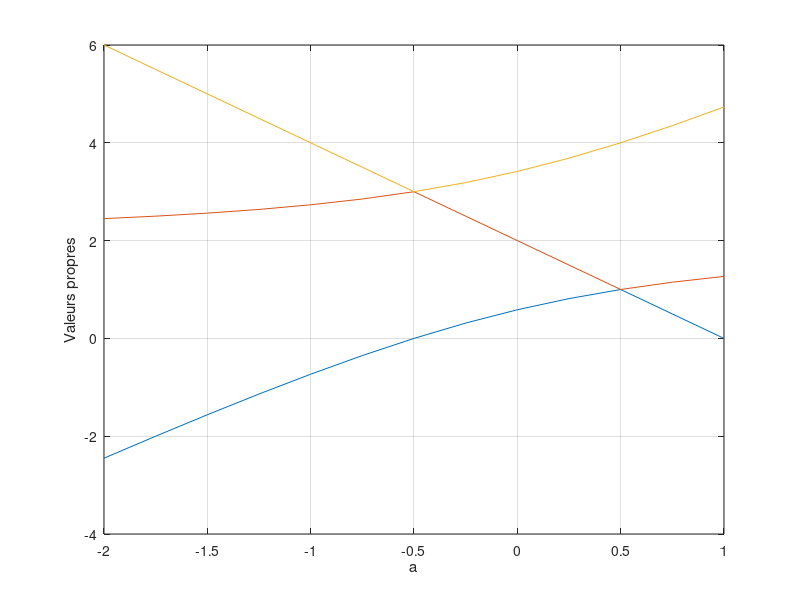

Write MATLAB code to recreate this figure.
close all;clear all;

a = [-2:0.25:1 ];
n = length(a);

Valeurs_propres= zeros (3,n); 

for i=1:n
    
   Ma = [2 -1 2*a(i)
         -1 2 -1
         2*a(i) -1 2];
     
     [P,D] =eig(Ma);
     Valeurs_propres(:,i) = diag(D);
end

plot (a,Valeurs_propres);grid on;
xlabel('a');
ylabel('Valeurs propres');
